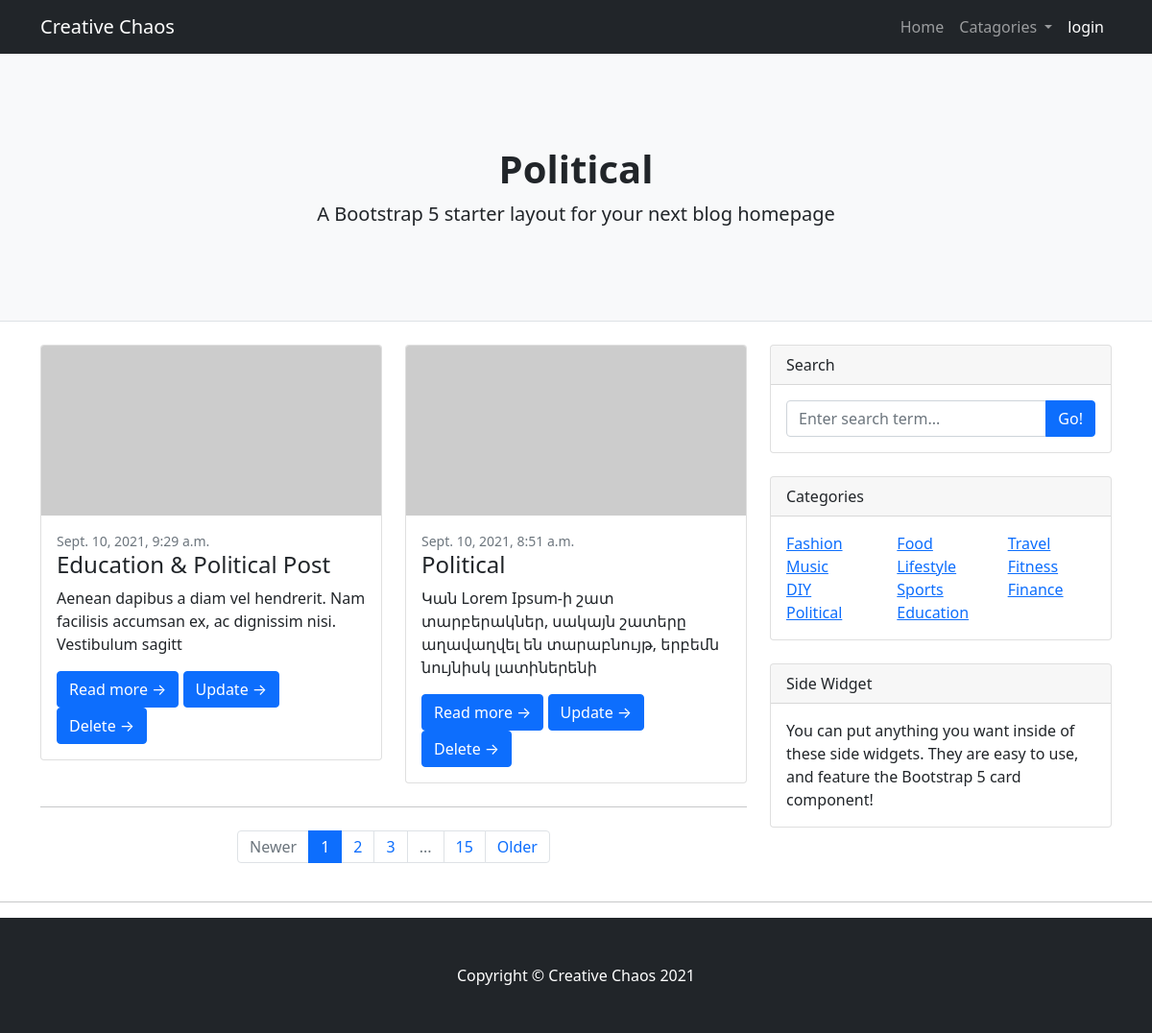
The app's page /catagory/Political with its own data.
### blogPost/models.py (models this page shows, shortened)
class Catagory(models.Model):
    name = models.CharField(max_length=200)
    def __str__(self):
        return self.name

class Post(models.Model):
    title = models.CharField(max_length=200)
    title_tag = models.CharField(max_length=100)
    author = models.ForeignKey(User,on_delete=models.CASCADE)
    catagory= models.ManyToManyField('Catagory',blank=True)
    body = models.TextField(blank=True,null=True)
    id  = models.UUIDField(default=uuid.uuid4, null=False, unique=True, primary_key=True, editable=False)
    created_at= models.DateTimeField(auto_now_add=True, blank=True)

### blogPost/views.py (the view)
# urls.py: path('catagory/<str:pk>',views.catagoryPage,name='catagory'),
def catagoryPage(request,pk):
    cag =  Catagory.objects.get(name=pk)
    catagory_posts = Post.objects.filter(catagory= cag.id)
    tags = Catagory.objects.all()
    context = {
        'catagory_posts':catagory_posts,
        'cag':cag,
        'tags':tags,
    }
    return render(request,'blogpost/catagory_page.html',context)

### blogPost/templates/blogpost/catagory_page.html
{% extends 'main.html' %}
{% block content %}
        <header class="py-5 bg-light border-bottom mb-4">
            <div class="container">
                <div class="text-center my-5">
                        <h1 class="fw-bolder">{{cag}}</h1>
                    <p class="lead mb-0">A Bootstrap 5 starter layout for your next blog homepage</p>
                </div>
            </div>
        </header>
        <div class="container">
            <div class="row">
                <div class="col-lg-8">
                    <div class="row">
                        {% for post in catagory_posts reversed %}
                            <div class="col-lg-6">
                                <div class="card mb-4">
                                    <a href="#!"><img class="card-img-top" src="https://dummyimage.com/700x350/dee2e6/6c757d.jpg" alt="..." /></a>
                                    <div class="card-body">
                                        <div class="small text-muted">{{post.created_at}}</div>
                                        <h2 class="card-title h4">{{post.title}}</h2>
                                        <p class="card-text">{{post.body| slice:100| safe}}</p>
                                        <a class="btn btn-primary" href="{% url 'postDetail' post.id %}">Read more →</a>
                                        <a class="btn btn-primary" href="{% url 'updatePost' post.id %}">Update →</a>
                                        <a class="btn btn-primary" href="{% url 'deletePost' post.id %}">Delete →</a>
                                    </div>
                                </div>
                            </div>
                        {% endfor %}
                    </div>
                    <nav aria-label="Pagination">
                        <hr class="my-0" />
                        <ul class="pagination justify-content-center my-4">
                            <li class="page-item disabled"><a class="page-link" href="#" tabindex="-1" aria-disabled="true">Newer</a></li>
                            <li class="page-item active" aria-current="page"><a class="page-link" href="#!">1</a></li>
                            <li class="page-item"><a class="page-link" href="#!">2</a></li>
                            <li class="page-item"><a class="page-link" href="#!">3</a></li>
                            <li class="page-item disabled"><a class="page-link" href="#!">...</a></li>
                            <li class="page-item"><a class="page-link" href="#!">15</a></li>
                            <li class="page-item"><a class="page-link" href="#!">Older</a></li>
                        </ul>
                    </nav>
                </div>
                {% include 'sidewidgets.html' %}
            </div>
        </div>
{% endblock %}

### templates/sidewidgets.html
{% load static %}
        <div class="col-lg-4">
            <div class="card mb-4">
                <div class="card-header">Search</div>
                    <div class="card-body">
                        <div class="input-group">
                            <input class="form-control" type="text" placeholder="Enter search term..." aria-label="Enter search term..." aria-describedby="button-search" />
                            <button class="btn btn-primary" id="button-search" type="button">Go!</button>
                        </div>
                    </div>
            </div>
            <div class="card mb-4">
                <div class="card-header">Categories</div>
                    <div class="card-body">
                        <div class="row">
                            {% for tag in tags %}
                                <div class=" col-sm-4">
                                    <ul class="list-unstyled mb-0">
                                            <li><a href="{% url 'catagory' tag.name %}">{{tag}}</a></li>
                                    </ul>
                                </div>
                            {% endfor %}
                        </div>
                </div>
            </div>
            <div class="card mb-4">
                <div class="card-header">Side Widget</div>
                    <div class="card-body">
                        You can put anything you want inside of these side widgets. They are easy to use, and feature the Bootstrap 5 card component!
                    </div>
            </div>
        </div>

### records on screen
Catagory: name "Political"
Post: created_at "Sept. 10, 2021, 9:29 a.m.", title "Education & Political Post", body "Aenean dapibus a diam vel hendrerit. Nam facilisis accumsan ex, ac dignissim nisi. Vestibulum sagitt"
Post: created_at "Sept. 10, 2021, 8:51 a.m.", title "Political", body "Կան Lorem Ipsum-ի շատ տարբերակներ, սակայն շատերը աղավաղվել են տարաբնույթ, երբեմն նույնիսկ լատիներենի"
Catagory: name "Fashion"
Catagory: name "Food"
Catagory: name "Travel"
Catagory: name "Music"
Catagory: name "Lifestyle"
Catagory: name "Fitness"
Catagory: name "DIY"
Catagory: name "Sports"
Catagory: name "Finance"
Catagory: name "Education"
